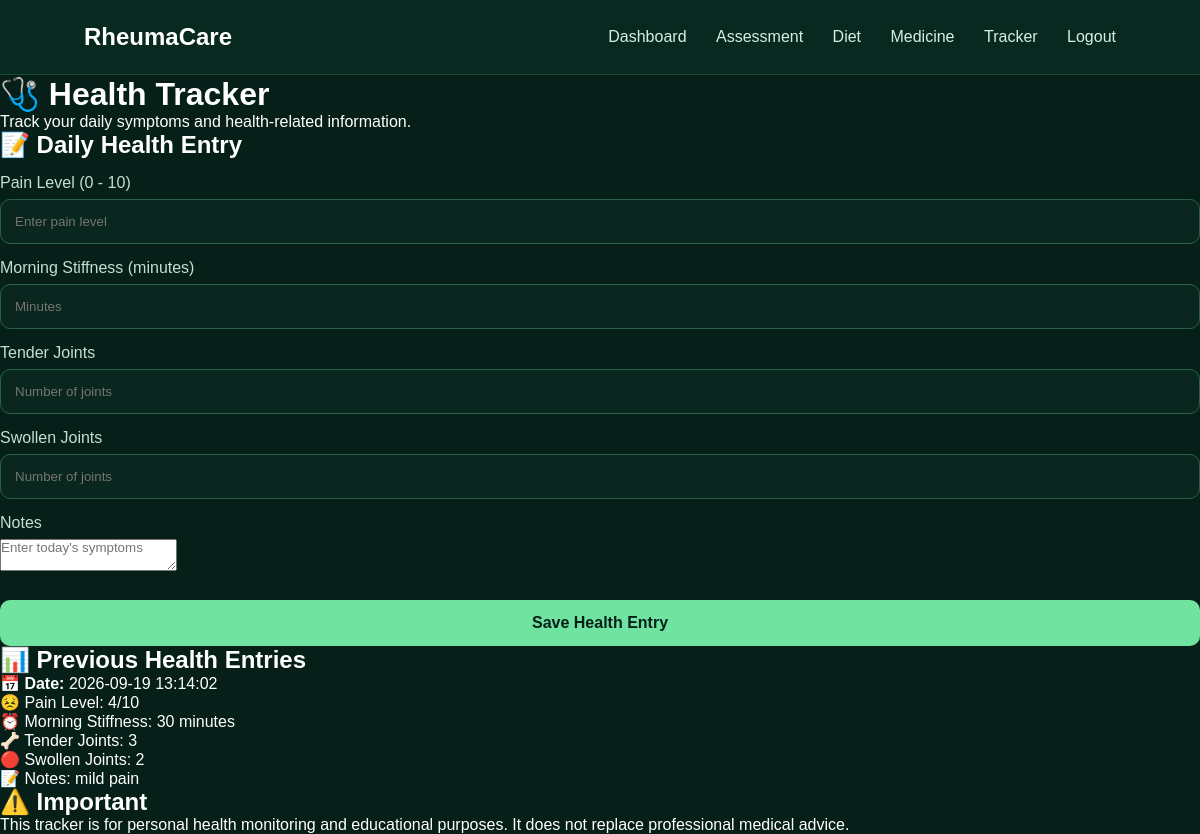
Screenshot of /tracker (signed in) with the database file from the repository.
### tables this page shows
CREATE TABLE health_tracker (
            id INTEGER PRIMARY KEY AUTOINCREMENT,
            user_id INTEGER NOT NULL,
            pain_level INTEGER,
            morning_stiffness INTEGER,
            tender_joints INTEGER,
            swollen_joints INTEGER,
            notes TEXT,
            created_at TIMESTAMP DEFAULT CURRENT_TIMESTAMP
        );

### app.py (the view, shortened to what this page needs)
@app.route("/tracker", methods=["GET", "POST"])
def tracker():
    if "user_id" not in session:
        return redirect("/login")
    conn = get_db()
    entries = conn.execute(
        """
        SELECT *
        FROM health_tracker
        WHERE user_id = ?
        ORDER BY id DESC
        """,
        (session["user_id"],)
    ).fetchall()
    conn.close()
    return render_template(
        "tracker.html",
        entries=entries
    )

### app.py (called while the page is built)
def get_db():
    conn = sqlite3.connect("database.db")
    conn.row_factory = sqlite3.Row
    return conn

### templates/tracker.html (shortened to what this page needs)
<!DOCTYPE html>
<html>
<head>
    <link rel="stylesheet"
          href="{{ url_for('static', filename='style.css') }}">
</head>
<body>
<nav>
    <h2>RheumaCare</h2>
    <div>
        <a href="/dashboard">Dashboard</a>
        <a href="/assessment">Assessment</a>
        <a href="/diet">Diet</a>
        <a href="/medicine">Medicine</a>
        <a href="/tracker">Tracker</a>
        <a href="/logout">Logout</a>
    </div>
</nav>
<div class="container">
    <h1>🩺 Health Tracker</h1>
    <p>
        Track your daily symptoms and health-related information.
    </p>
    <div class="card">
        <h2>📝 Daily Health Entry</h2>
        <form method="POST" action="/tracker">
            <label>Pain Level (0 - 10)</label>
            <input type="number"
                   name="pain_level"
                   min="0"
                   max="10"
                   required
                   placeholder="Enter pain level">
            <label>Morning Stiffness (minutes)</label>
            <input type="number"
                   name="morning_stiffness"
                   min="0"
                   required
                   placeholder="Minutes">
            <label>Tender Joints</label>
            <input type="number"
                   name="tender_joints"
                   min="0"
                   required
                   placeholder="Number of joints">
            <label>Swollen Joints</label>
            <input type="number"
                   name="swollen_joints"
                   min="0"
                   required
                   placeholder="Number of joints">
            <label>Notes</label>
            <textarea name="notes"
                      placeholder="Enter today's symptoms"></textarea>
            <button type="submit">
                Save Health Entry
            </button>
        </form>
    </div>
    <div class="card">
        <h2>📊 Previous Health Entries</h2>
        {% if entries %}
            {% for entry in entries %}
            <div class="medicine-item">
                <p>
                    <strong>📅 Date:</strong>
                    {{ entry["created_at"] }}
                </p>
                <p>
                    😣 Pain Level:
                    {{ entry["pain_level"] }}/10
                </p>
                <p>
                    ⏰ Morning Stiffness:
                    {{ entry["morning_stiffness"] }} minutes
                </p>
                <p>
                    🦴 Tender Joints:
                    {{ entry["tender_joints"] }}
                </p>
                <p>
                    🔴 Swollen Joints:
                    {{ entry["swollen_joints"] }}
                </p>
                <p>
                    📝 Notes:
                    {{ entry["notes"] }}
                </p>
            </div>
            {% endfor %}
        {% else %}
            <p>No health entries recorded yet.</p>
        {% endif %}
    </div>
    <div class="card">
        <h2>⚠️ Important</h2>
        <p>
            This tracker is for personal health monitoring and
            educational purposes. It does not replace professional
            medical advice.
        </p>
    </div>
</div>
</body>
</html>

### static/style.css (style rules this page uses)
* { box-sizing: border-box; margin: 0; padding: 0; font-family: Arial, sans-serif; }
body { background: #061f18; color: white; }
form { text-align: left; }
label { display: block; margin: 15px 0 7px; color: #c6ddd5; }
input { width: 100%; padding: 14px; border-radius: 10px; border: 1px solid #28614d; background: #09271f; color: white; outline: none; }
button { width: 100%; margin-top: 25px; padding: 14px; border: none; border-radius: 10px; background: #70e3a1; color: #062019; font-size: 16px; font-weight: bold; cursor: pointer; }
nav { height: 75px; padding: 0 7%; background: #08291f; display: flex; align-items: center; justify-content: space-between; border-bottom: 1px solid #174b3a; }
nav a { color: #d7eee5; text-decoration: none; margin-left: 25px; }

### rows the page displays
health_tracker: created_at "2026-09-19 13:14:02", pain_level "4", morning_stiffness "30", tender_joints "3", swollen_joints "2", notes "mild pain"
